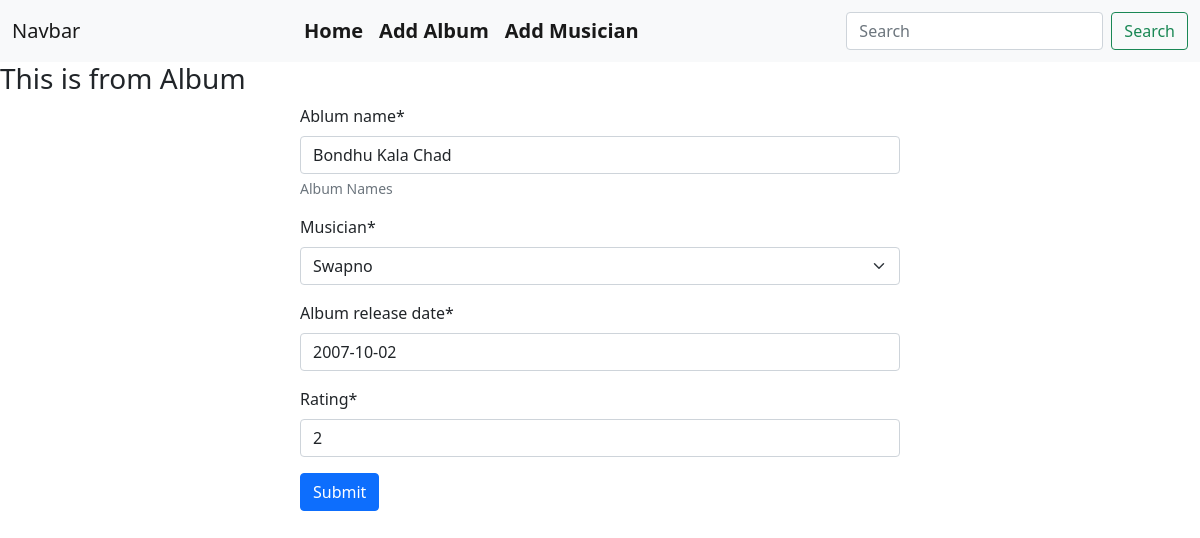
The app's page /album/edit/5 with its own data.
### Album/models.py (models this page shows, shortened)
class MyAlbumModel(models.Model):
    ablum_name = models.CharField(help_text='Album Names', max_length=100)
    musician = models.ForeignKey(MyMusicianModel, on_delete=models.CASCADE)
    album_release_date = models.DateField()
    rating = models.IntegerField()

### Album/views.py (the view)
# urls.py: path('edit/<int:id>',views.edit_album, name='edit_album'),
def edit_album(request, id):
    album = models.MyAlbumModel.objects.get(pk = id)
    album_form = forms.MyAlbumForm(instance=album)
    if request.method == 'POST':
        album_form = forms.MyAlbumForm(request.POST, instance=album)
        if album_form.is_valid():
            album_form.save()
            return redirect("homepage")
    return render(request,'album.html', {'album_form':album_form})

### Album/forms.py
class MyAlbumForm(forms.ModelForm):
    class Meta:
        model = MyAlbumModel
        fields = '__all__'

### musician/models.py (called while the page is built)
    def __str__(self) -> str:
        return self.first_name

### Album/templates/album.html (shortened to what this page needs)
{% extends "base.html" %}
{%load crispy_forms_tags%}
{%block content%}
    <h3>This is from Album</h3>
    <form method='post' style='width:50%;margin:auto;'>
        {{album_form | crispy}}
        <button class='btn btn-primary' type="submit">Submit</button>
    </form>
{%endblock%}

### records on screen
MyAlbumModel: ablum_name "Bondhu Kala Chad", musician "Swapno", album_release_date "2007-10-02", rating "2"
